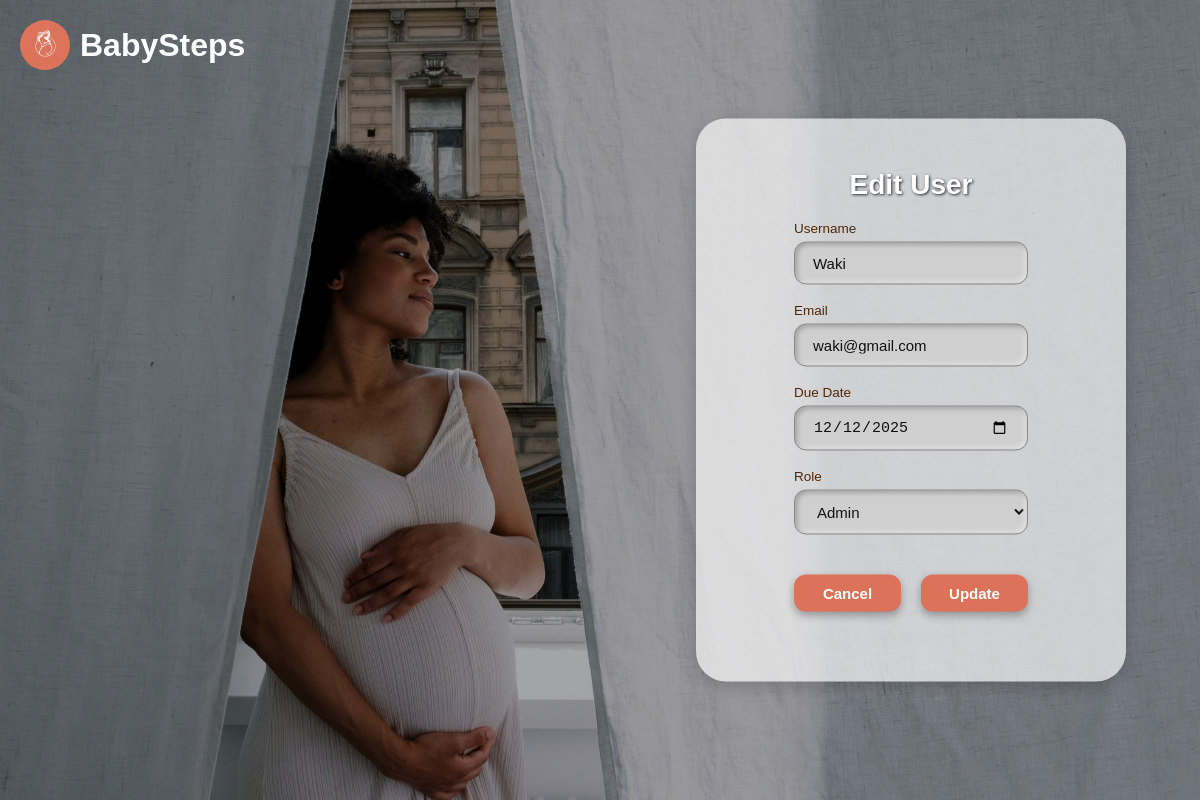
Screenshot of /php/edit_user.php?id=2 (signed in) with the database file from the repository.
### tables this page shows
CREATE TABLE `users` (
  `id` int(11) NOT NULL,
  `username` varchar(100) NOT NULL,
  `email` varchar(255) NOT NULL,
  `password` varchar(255) NOT NULL,
  `due_date` date NOT NULL,
  `created_at` datetime NOT NULL DEFAULT current_timestamp(),
  `role` varchar(20) NOT NULL DEFAULT 'user'
);

### php/edit_user.php (called while the page is built, shortened)
<?php
require_once __DIR__ . '/db_connection.php';
$id = filter_input(INPUT_GET, 'id', FILTER_VALIDATE_INT);
$stmt = $conn->prepare(
    "SELECT id, username, email, due_date, role
    FROM users
    WHERE id = ?"
);
$stmt->bind_param("i", $id);
$stmt->execute();
$result = $stmt->get_result();
$user = $result->fetch_assoc();
include __DIR__ . '/../html/edit_user.php';

### html/edit_user.php (the view, shortened to what this page needs)
<!DOCTYPE html>
<html lang="en">
<head>
    <link rel="stylesheet" href="../css/edit_user.css">
</head>
<body>
<header class="header">
    <img src="../image/babysteps_logo.jpg" class="logo">
    <h1>BabySteps</h1>
</header>
<section class="mowm">
    <img src="../image/pregnant_lady1.jfif" class="bg-img">
    <div class="overlay"></div>
    <div class="signup_box">
        <h2>Edit User</h2>
        <form method="POST" action="">
            <div class="group">
                <label class="field-label" for="username">Username</label>
                <input type="text" id="username" name="username" placeholder="Enter username"
                       value="<?= htmlspecialchars($user['username'] ?? '') ?>" required>
            </div>
            <div class="group">
                <label class="field-label" for="email">Email</label>
                <input type="email" id="email" name="email" placeholder="Enter email"
                       value="<?= htmlspecialchars($user['email'] ?? '') ?>" required>
            </div>
            <div class="group">
                <label class="field-label" for="due_date">Due Date</label>
                <input type="date" id="due_date" name="due_date"
                       value="<?= htmlspecialchars($user['due_date'] ?? '') ?>" required>
            </div>
            <div class="group">
                <label class="field-label" for="role">Role</label>
                <select id="role" name="role" required>
                    <option value="admin" <?= ($user['role'] === 'admin') ? 'selected' : '' ?>>Admin</option>
                </select>
            </div>
            <div class="buttons">
                <a href="admin.php" class="cancel">Cancel</a>
                <button type="submit" class="next">Update</button>
            </div>
        </form>
    </div>
</section>
</body>
</html>

### css/edit_user.css (style rules this page uses)
body, html { height: 100%; font-family: Arial, sans-serif; }
* { margin: 0; padding: 0; box-sizing: border-box; }
.header { position: absolute; top: 20px; left: 20px; display: flex; align-items: center; color: white; z-index: 1; }
.logo { height: 50px; margin-right: 10px; border-radius: 50%; }
.mowm { position: relative; width: 100%; height: 100vh; overflow: hidden; }
.bg-img { position: absolute; top: 0; left: 0; width: 100%; height: 100%; object-fit: cover; }
.overlay { position: absolute; inset: 0; background: rgba(0,0,0,0.35); }
.signup_box { position: absolute; top: 50%; left: 58%; transform: translateY(-50%); background: rgba(255,255,255,0.66); padding: 50px 20px; width: 430px; border-radius: 30px; box-shadow: 0 6px 18px rgba(0,0,0,0.18); text-align: center; }
.signup_box h2 { margin-bottom: 20px; text-align: center; color: #fff; font-size: 28px; text-shadow: 1px 1px 3px rgba(0,0,0,0.8); }
.group { width: 60%; text-align: left; margin: 0 auto 18px; }
.field-label { display: block; color: #4E2705; font-size: 13.5px; margin-bottom: 6px; }
.signup_box input, .signup_box select { width: 100%; padding: 12px 18px; border-radius: 12px; border: 1px solid #888; background: #cfcfcf; box-shadow: inset 2px 2px 5px rgba(0,0,0,0.25), inset -2px -2px 5px rgba(255,255,255,0.5); color: #111; font-size: 15px; }
.buttons { display: flex; gap: 20px; width: 60%; margin: 0 auto; margin-bottom: 20px; margin-top: 40px; }
.cancel, .next { text-decoration: none; padding: 10px 0; border-radius: 12px; border: none; font-size: 15px; font-weight: bold; text-align: center; flex: 1; transition: background 0.3s; background-color: #dc7259; color: white; box-shadow: 0 4px 8px rgba(0, 0, 0, 0.3); cursor: pointer; }

### rows the page displays
users: username "Waki", email "waki@gmail.com", due_date "12/12/2025", role "Admin"
